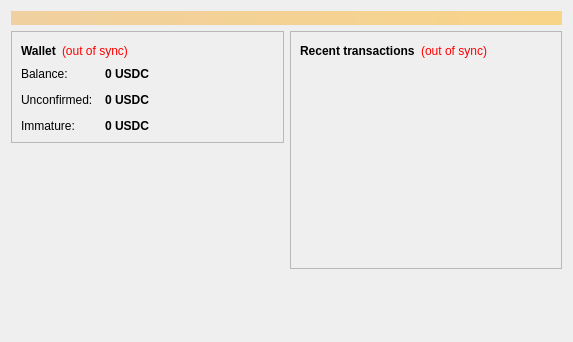
<?xml version="1.0" encoding="UTF-8"?>
<ui version="4.0">
 <class>OverviewPage</class>
 <widget class="QWidget" name="OverviewPage">
  <property name="geometry">
   <rect>
    <x>0</x>
    <y>0</y>
    <width>573</width>
    <height>342</height>
   </rect>
  </property>
  <property name="windowTitle">
   <string>Form</string>
  </property>
  <layout class="QVBoxLayout" name="topLayout">
   <item>
    <widget class="QLabel" name="labelAlerts">
     <property name="visible">
      <bool>false</bool>
     </property>
     <property name="styleSheet">
      <string notr="true">background-color: qlineargradient(x1: 0, y1: 0, x2: 1, y2: 0, stop:0 #F0D0A0, stop:1 #F8D488); color:#000000;</string>
     </property>
     <property name="wordWrap">
      <bool>true</bool>
     </property>
     <property name="margin">
      <number>3</number>
     </property>
    </widget>
   </item>
   <item>
    <layout class="QHBoxLayout" name="horizontalLayout" stretch="1,1">
     <item>
      <layout class="QVBoxLayout" name="verticalLayout_2">
       <item>
        <widget class="QFrame" name="frame">
         <property name="frameShape">
          <enum>QFrame::StyledPanel</enum>
         </property>
         <property name="frameShadow">
          <enum>QFrame::Raised</enum>
         </property>
         <layout class="QVBoxLayout" name="verticalLayout_4">
          <item>
           <layout class="QHBoxLayout" name="horizontalLayout_4">
            <item>
             <widget class="QLabel" name="label_5">
              <property name="font">
               <font>
                <weight>75</weight>
                <bold>true</bold>
               </font>
              </property>
              <property name="text">
               <string>Wallet</string>
              </property>
             </widget>
            </item>
            <item>
             <widget class="QLabel" name="labelWalletStatus">
              <property name="toolTip">
               <string>The displayed information may be out of date. Your wallet automatically synchronizes with the UsdCoin network after a connection is established, but this process has not completed yet.</string>
              </property>
              <property name="styleSheet">
               <string notr="true">QLabel { color: red; }</string>
              </property>
              <property name="text">
               <string notr="true">(out of sync)</string>
              </property>
              <property name="alignment">
               <set>Qt::AlignLeading|Qt::AlignLeft|Qt::AlignVCenter</set>
              </property>
             </widget>
            </item>
            <item>
             <spacer name="horizontalSpacer_2">
              <property name="orientation">
               <enum>Qt::Horizontal</enum>
              </property>
              <property name="sizeHint" stdset="0">
               <size>
                <width>40</width>
                <height>20</height>
               </size>
              </property>
             </spacer>
            </item>
           </layout>
          </item>
          <item>
           <layout class="QFormLayout" name="formLayout_2">
            <property name="fieldGrowthPolicy">
             <enum>QFormLayout::AllNonFixedFieldsGrow</enum>
            </property>
            <property name="horizontalSpacing">
             <number>12</number>
            </property>
            <property name="verticalSpacing">
             <number>12</number>
            </property>
            <item row="0" column="0">
             <widget class="QLabel" name="label">
              <property name="text">
               <string>Balance:</string>
              </property>
             </widget>
            </item>
            <item row="0" column="1">
             <widget class="QLabel" name="labelBalance">
              <property name="font">
               <font>
                <weight>75</weight>
                <bold>true</bold>
               </font>
              </property>
              <property name="cursor">
               <cursorShape>IBeamCursor</cursorShape>
              </property>
              <property name="toolTip">
               <string>Your current balance</string>
              </property>
              <property name="text">
               <string notr="true">0 USDC</string>
              </property>
              <property name="textInteractionFlags">
               <set>Qt::LinksAccessibleByMouse|Qt::TextSelectableByKeyboard|Qt::TextSelectableByMouse</set>
              </property>
             </widget>
            </item>
            <item row="1" column="0">
             <widget class="QLabel" name="label_3">
              <property name="text">
               <string>Unconfirmed:</string>
              </property>
             </widget>
            </item>
            <item row="1" column="1">
             <widget class="QLabel" name="labelUnconfirmed">
              <property name="font">
               <font>
                <weight>75</weight>
                <bold>true</bold>
               </font>
              </property>
              <property name="cursor">
               <cursorShape>IBeamCursor</cursorShape>
              </property>
              <property name="toolTip">
               <string>Total of transactions that have yet to be confirmed, and do not yet count toward the current balance</string>
              </property>
              <property name="text">
               <string notr="true">0 USDC</string>
              </property>
              <property name="textInteractionFlags">
               <set>Qt::LinksAccessibleByMouse|Qt::TextSelectableByKeyboard|Qt::TextSelectableByMouse</set>
              </property>
             </widget>
            </item>
            <item row="2" column="0">
             <widget class="QLabel" name="labelImmatureText">
              <property name="text">
               <string>Immature:</string>
              </property>
             </widget>
            </item>
            <item row="2" column="1">
             <widget class="QLabel" name="labelImmature">
              <property name="font">
               <font>
                <weight>75</weight>
                <bold>true</bold>
               </font>
              </property>
              <property name="toolTip">
               <string>Mined balance that has not yet matured</string>
              </property>
              <property name="text">
               <string notr="true">0 USDC</string>
              </property>
              <property name="textInteractionFlags">
               <set>Qt::LinksAccessibleByMouse|Qt::TextSelectableByKeyboard|Qt::TextSelectableByMouse</set>
              </property>
             </widget>
            </item>
           </layout>
          </item>
         </layout>
        </widget>
       </item>
       <item>
        <spacer name="verticalSpacer">
         <property name="orientation">
          <enum>Qt::Vertical</enum>
         </property>
         <property name="sizeHint" stdset="0">
          <size>
           <width>20</width>
           <height>40</height>
          </size>
         </property>
        </spacer>
       </item>
      </layout>
     </item>
     <item>
      <layout class="QVBoxLayout" name="verticalLayout_3">
       <item>
        <widget class="QFrame" name="frame_2">
         <property name="frameShape">
          <enum>QFrame::StyledPanel</enum>
         </property>
         <property name="frameShadow">
          <enum>QFrame::Raised</enum>
         </property>
         <layout class="QVBoxLayout" name="verticalLayout">
          <item>
           <layout class="QHBoxLayout" name="horizontalLayout_2">
            <item>
             <widget class="QLabel" name="label_4">
              <property name="text">
               <string>&lt;b&gt;Recent transactions&lt;/b&gt;</string>
              </property>
             </widget>
            </item>
            <item>
             <widget class="QLabel" name="labelTransactionsStatus">
              <property name="toolTip">
               <string>The displayed information may be out of date. Your wallet automatically synchronizes with the UsdCoin network after a connection is established, but this process has not completed yet.</string>
              </property>
              <property name="styleSheet">
               <string notr="true">QLabel { color: red; }</string>
              </property>
              <property name="text">
               <string notr="true">(out of sync)</string>
              </property>
              <property name="alignment">
               <set>Qt::AlignRight|Qt::AlignTrailing|Qt::AlignVCenter</set>
              </property>
             </widget>
            </item>
            <item>
             <spacer name="horizontalSpacer">
              <property name="orientation">
               <enum>Qt::Horizontal</enum>
              </property>
              <property name="sizeHint" stdset="0">
               <size>
                <width>40</width>
                <height>20</height>
               </size>
              </property>
             </spacer>
            </item>
           </layout>
          </item>
          <item>
           <widget class="QListView" name="listTransactions">
            <property name="styleSheet">
             <string notr="true">QListView { background: transparent; }</string>
            </property>
            <property name="frameShape">
             <enum>QFrame::NoFrame</enum>
            </property>
            <property name="verticalScrollBarPolicy">
             <enum>Qt::ScrollBarAlwaysOff</enum>
            </property>
            <property name="horizontalScrollBarPolicy">
             <enum>Qt::ScrollBarAlwaysOff</enum>
            </property>
            <property name="selectionMode">
             <enum>QAbstractItemView::NoSelection</enum>
            </property>
           </widget>
          </item>
         </layout>
        </widget>
       </item>
       <item>
        <spacer name="verticalSpacer_2">
         <property name="orientation">
          <enum>Qt::Vertical</enum>
         </property>
         <property name="sizeHint" stdset="0">
          <size>
           <width>20</width>
           <height>40</height>
          </size>
         </property>
        </spacer>
       </item>
      </layout>
     </item>
    </layout>
   </item>
  </layout>
 </widget>
 <resources/>
 <connections/>
</ui>
